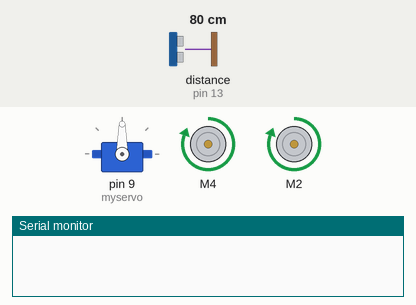
This sketch was run on a simulated Arduino Uno, built with avr-gcc and run on an emulated ATmega328P. Parts: servo, 2 × DC motor (green arrow = forward, orange = backward, longer = faster), the last lines printed to the serial monitor. Wiring (inferred from the names in the program): ultrasonic range finder: trigger pin 12; echo pin 13. The inputs (shaded band) are chosen by the test bench; at power-on: distance to the obstacle (sensor on pin 13) 80 cm. The echo pulse lasts 58.3 µs per cm.

Above: at 5.6 s.
6.3 s: distance to the obstacle (sensor on pin 13) set to 39 cm
At 7.62 s:
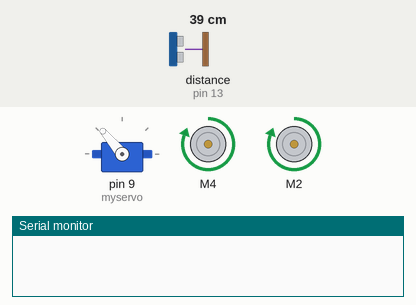
9.3 s: distance to the obstacle (sensor on pin 13) set to 35 cm
At 10.5 s:
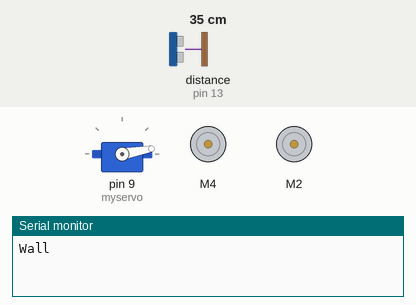
At 11.3 s:
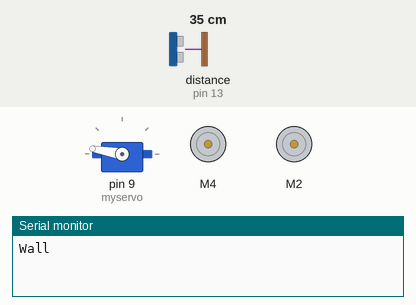
12.3 s: distance to the obstacle (sensor on pin 13) set to 2 cm
15.3 s: distance to the obstacle (sensor on pin 13) set to 9 cm
18.3 s: distance to the obstacle (sensor on pin 13) set to 18 cm
21.3 s: distance to the obstacle (sensor on pin 13) set to 60 cm
At 22.91 s:
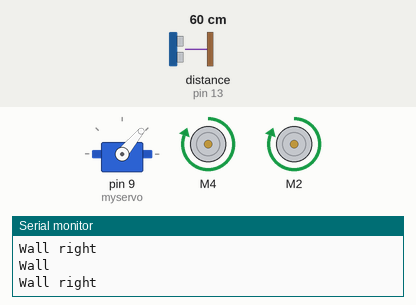
Timing chart, 0 to 25.3 s (numbered marks = the images above; inputs shaded):
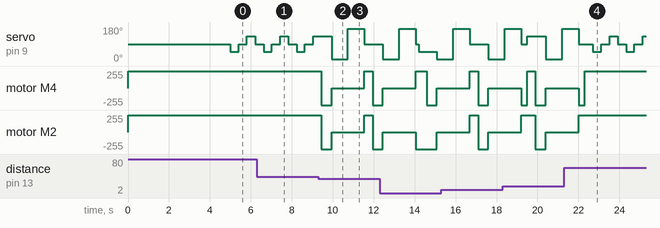

Measured:
- the behaviour switches between 36 and 35 cm on distance to the obstacle (sensor on pin 13) (found by bisection; images 1 and 2)
- after the input at 9.3 s, motor M4, motor M2: forward 255/255 → backward 255/255 after 0.14 s, → stopped 0.50 s later, → forward 255/255 1.6 s later, → backward 255/255 0.40 s later
- after the input at 21.3 s, motor M2: goes on until 22.0 s, then stays forward 255/255

The sketch:

MotorSheild.ino
```cpp
#include <Servo.h>
#include <AFMotor.h>

Servo myservo;
int pos = 90; // Defaults the servo position to 90 degrees
AF_DCMotor motor1(4); // Left Motor
AF_DCMotor motor2(2); // Right Motor

int trigPin = 12;  // Define pins for Ultrasonic sensor
int echoPin = 13;
long duration;
int cm;
int Distanceleft;
int Distanceright;

void setup()
{
  Serial.begin (9600); // This defines the inputs and outputs of the pins
  pinMode(trigPin, OUTPUT);
  pinMode(echoPin, INPUT);
  myservo.attach(9);  // attaches the servo on pin 9 to the servo object
  motor1.setSpeed(255); //Normal speed 200
  motor2.setSpeed(255);
  motor1.run(FORWARD);
  motor2.run(FORWARD);
  delay(5000);
}

void loop()
{
  myservo.write(50);
  delay(400);
  getDistance();
  logic();
  myservo.write(90);
  delay(400);
  getDistance();
  logic();
  myservo.write(130);
  delay(400);
  getDistance();
  logic();
  myservo.write(90);
  delay(400);
  getDistance();
  logic();
}

void getDistance() {
    digitalWrite(trigPin, LOW);
    delayMicroseconds(5);
    digitalWrite(trigPin, HIGH);
    delayMicroseconds(10);
    digitalWrite(trigPin, LOW); // sends a pulse of sound
    duration = pulseIn(echoPin, HIGH); // difines the duration as the difference of input and output
    cm = (duration/2) / 29.1;  // does some math to calculated the distace from the speed of sound
};

void getDistanceLeft() {
    digitalWrite(trigPin, LOW);
    delayMicroseconds(5);
    digitalWrite(trigPin, HIGH);
    delayMicroseconds(10);
    digitalWrite(trigPin, LOW); // sends a pulse of sound
    duration = pulseIn(echoPin, HIGH); // difines the duration as the difference of input and output
    Distanceleft = (duration/2) / 29.1;  // does some math to calculated the distace from the speed of sound
};

void getDistanceRight() {
    digitalWrite(trigPin, LOW);
    delayMicroseconds(5);
    digitalWrite(trigPin, HIGH);
    delayMicroseconds(10);
    digitalWrite(trigPin, LOW); // sends a pulse of sound
    duration = pulseIn(echoPin, HIGH); // difines the duration as the difference of input and output
    Distanceright = (duration/2) / 29.1;  // does some math to calculated the distace from the speed of sound
};

void logic()
{
  if(cm < 35)
  {
    Serial.println("Wall");
    motor1.run(BACKWARD);
    motor2.run(BACKWARD);
    delay(500);
    motor1.run(RELEASE);
    motor2.run(RELEASE);
    myservo.write(10);
    delay(400);
    getDistanceRight();
    delay(400);
    myservo.write(170);
    delay(400);
    getDistanceLeft();
    delay(400);
    myservo.write(90);
    if(Distanceright > Distanceleft)
    {
      Serial.println("Wall left");
      motor1.run(FORWARD);
      motor2.run(BACKWARD);
      delay(300);
    }
    if(Distanceleft > Distanceright)
    {
      Serial.println("Wall right");
      motor1.run(BACKWARD);
      motor2.run(FORWARD);
      delay(300);
    }
    if((Distanceright < 5) && (Distanceleft < 5) | (Distanceleft = Distanceright))
    {
      Serial.println("Wall Close");
      motor1.run(FORWARD);
      motor2.run(BACKWARD);
      delay(140);
    }
    else
    {
      motor1.run(FORWARD);
      motor2.run(FORWARD);
    }

  }
}
```
